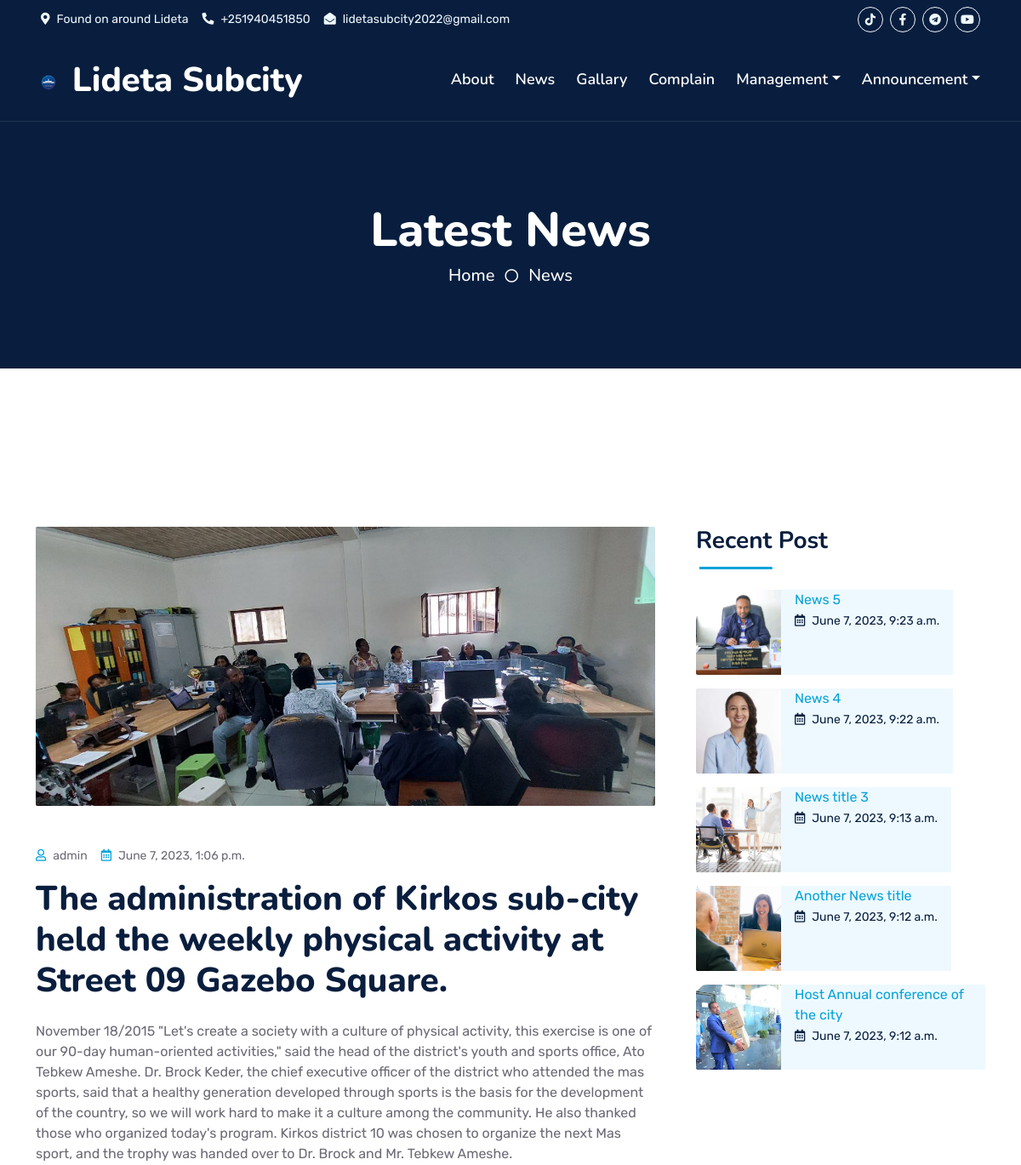
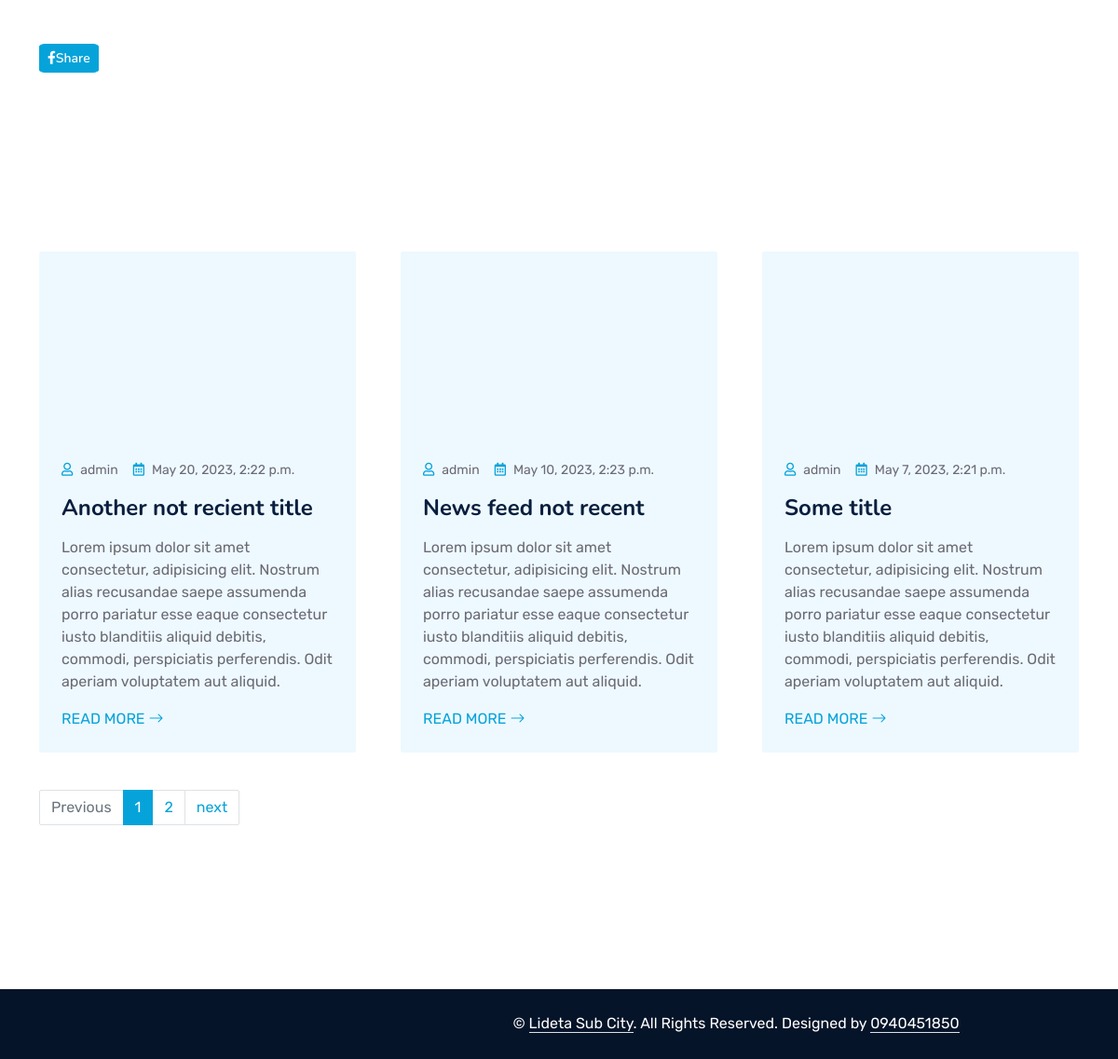
Page /news/ on the committed database (2 pictures, top to bottom).
### home/models.py (models this page shows, shortened)
class HeadlineNewsModel(models.Model):
    user = models.ForeignKey(User, on_delete=models.CASCADE)
    headline_news_title = models.CharField(blank=True,max_length=255)
    headline_news_body = models.TextField()
    headline_news_image = models.ImageField(blank=True,upload_to='media/headline_news')
    date_created = models.DateTimeField(auto_now_add=True)
    class Meta:
        ordering = ('-date_created',)

class NewsModel(models.Model):
    user = models.ForeignKey(User, on_delete=models.CASCADE)
    news_title = models.CharField(blank=True,  max_length=255)
    news_body = models.TextField(blank=True,)
    news_image = models.ImageField(blank=True,upload_to='media/news_image/')
    date_created = models.DateTimeField(default=timezone.now)
    @property
    def is_recent(self):
        threshold = timezone.now() - timedelta(days=7)
        return self.date_created >= threshold
    class Meta:
        ordering = ('-date_created',)

### home/views.py (the view)
# urls.py: path('news/', views.news, name='news'),
def news(request):
    news = NewsModel.objects.all()
    headline_news = HeadlineNewsModel.objects.all()
    selected_news = headline_news[:1]
    not_recent_news = [n for n in news if not n.is_recent]
    paginator = Paginator(not_recent_news, 2)  # Display 10 posts per page
    page_number = request.GET.get('page')
    try:
        posts = paginator.page(page_number)
    except PageNotAnInteger:
        posts = paginator.page(1)  # If page is not an integer, show the first page
    except EmptyPage:
        posts = paginator.page(paginator.num_pages)  # If page is out of range, show the last page
    context = {
        'news' : news,
        'headline_news':selected_news,
        'posts':posts,
    }
    return render(request, 'pages/news.html', context)

### templates/pages/news.html
{% extends 'base.html' %}
 {% load static %}
{% block content %}
    <div class="container-fluid position-relative p-0">
        <div class="container-fluid bg-primary py-5 bg-header bg-dark" style="margin-bottom: 90px;">
            <div class="row py-5">
                <div class="col-12 pt-lg-5 mt-lg-5 text-center">
                    <h1 class="display-4 text-white animated zoomIn">Latest News</h1>
                    <a href="/" class="h5 text-white">Home</a>
                    <i class="far fa-circle text-white px-2"></i>
                    <a href="" class="h5 text-white">News</a>
                </div>
            </div>
        </div>
    </div>
    <div class="container-fluid py-5 wow fadeInUp" data-wow-delay="0.1s">
        <div class="container py-5">
            <div class="row g-5">
                <div class="col-lg-8">
                    {% for news in headline_news %}
                    <div class="mb-5">
                        <img class="img-fluid w-100 rounded mb-5" src="{{news.headline_news_image.url}}" alt="News image">
                        <div class="d-flex mb-3">
                            <small class="me-3"><i class="far fa-user text-primary me-2"></i>{{news.user}}</small>
                            <small><i class="far fa-calendar-alt text-primary me-2"></i>{{news.date_created}}</small>
                        </div>
                        <h1 class="mb-4">{{news.headline_news_title}}</h1>
                        <p>{{news.headline_news_body}}</p>
                    </div>
                    <div class="">
                        <a class="btn btn-primary btn-sm me-2 " style="border-radius: 10%;" href="#"><i
                                class="fab fa-facebook-f fw-normal"></i>Share</a>
                    </div>
                    {% endfor %}
                </div>
                <div class="col-lg-4">
                    <div class="mb-5 wow slideInUp" data-wow-delay="0.1s">
                        <div class="section-title section-title-sm position-relative pb-3 mb-4">
                            <h3 class="mb-0">Recent Post</h3>
                        </div>
                        {% for post in news %}
                            {% if post.is_recent %}
                        <div class="d-flex rounded overflow-hidden mb-3">
                            <img class="img-fluid" src="{{post.news_image.url}}"
                                style="width: 100px; height: 100px; object-fit: cover;" alt="">
                            <a href="" class="  align-items-center bg-light px-3 mb-0"> {{post.news_title}} <br>
                                <small class="text-dark"><i class="far fa-calendar-alt me-2"></i>{{post.date_created}}</small>
                            </a>
                        </div>
                            {% endif %}
                        {% endfor %}
                    </div>
                </div>
            </div>
        </div>
    </div>
    <div class="container-fluid py-5 wow fadeInUp" data-wow-delay="0.1s">
        <div class="container py-5">
            <div class="row g-5">
                {% for n in news %}
                {% if not n.is_recent %}
                <div class="col-lg-4 wow slideInUp" data-wow-delay="0.3s">
                    <div class="blog-item bg-light rounded overflow-hidden">
                        <div class="blog-img position-relative overflow-hidden"  style="height: 200px; width: fit-content;">
                            <img class="img-fluid" src="{{n.news_image.url}}" alt="">
                        </div>
                        <div class="p-4">
                            <div class="d-flex mb-3">
                                <small class="me-3"><i class="far fa-user text-primary me-2"></i>{{n.user}}</small>
                                <small><i class="far fa-calendar-alt text-primary me-2"></i>{{n.date_created}}</small>
                            </div>
                            <h4 class="mb-3">{{n.news_title}}</h4>
                            <p>{{n.news_body}}</p>
                            <a class="text-uppercase" href="{% url 'news' %}">Read More <i class="bi bi-arrow-right"></i></a>
                        </div>
                    </div>
                </div>
                {% endif %}
                {% endfor %}
            </div>
            <div class="col-12 wow slideInUp py-md-3" data-wow-delay="0.1s">
                <nav class="mt-4" aria-label="Page navigation sample">
                    {% if posts.has_other_pages %}
                      <ul class="pagination">
                         {% if posts.has_previous %}
                        <li class="page-item"><a class="page-link" href="?page={{posts.previous_page_number}}">Previous</a></li>
                        {% else %}
                        <li class="page-item disabled"><a class="page-link" href="#">Previous</a></li>
                         {% endif %}
                         {% for i in posts.paginator.page_range %}
                            {% if posts.number == i %}
                             <li class="page-item active"><a class="page-link" href="#">{{i}}</a></li>
                             {% else %}
                             <li class="page-item"><a class="page-link" href="?page={{i}}">{{i}}</a></li>
                            {% endif %}
                        {% endfor %}
                        {% if posts.has_next %}
                        <li class="page-item"><a class="page-link" href="?page={{posts.next_page_number}}">next</a></li>
                        {% else %}
                        <li class="page-item disabled"><a class="page-link" href="#">Next</a></li>
                        {% endif %}
                      </ul>
                      {% endif %}
                    </nav>
            </div>
        </div>
    </div>
{% endblock %}

### static/css/style.css (style rules this page uses)
:root { --primary: #06A3DA; --secondary: #34AD54; --light: #EEF9FF; --dark: #091E3E; }
h1, h2, .fw-bold { font-weight: 800 !important; }
h3, h4, .fw-semi-bold { font-weight: 700 !important; }
.btn { font-family: 'Nunito', sans-serif; font-weight: 600; transition: .5s; }
.btn-primary, .btn-secondary { color: #FFFFFF; box-shadow: inset 0 0 0 50px transparent; }
.section-title::before { position: absolute; content: ""; width: 150px; height: 5px; left: 0; bottom: 0; background: var(--primary); border-radius: 2px; }
.section-title.section-title-sm::before { width: 90px; height: 3px; }
.section-title::after { position: absolute; content: ""; width: 6px; height: 5px; bottom: 0px; background: #FFFFFF; -webkit-animation: section-title-run 5s infinite linear; animation: section-title-run 5s infinite linear; }
.section-title.section-title-sm::after { width: 4px; height: 3px; }
.section-title.section-title-sm::after { -webkit-animation: section-title-run-sm 5s infinite linear; animation: section-title-run-sm 5s infinite linear; }
.team-item .team-img img, .blog-item .blog-img img { transition: .5s; }
.bg-header { background: darkblue; background-size: cover; }

### rows in the picture
HeadlineNewsModel: headline_news_image (picture), user "admin", date_created "June 7, 2023, 1:06 p.m.", headline_news_title "The administration of Kirkos sub-city held the weekly physical activity at Street 09 Gazebo Square.", headline_news_body "November 18/2015 \"Let's create a society with a culture of physical activity, this exercise is one of our 90-day human-oriented activities,\" said the head of the district's youth and sports office, Ato Tebkew Ameshe. Dr. Brock Keder, the chief executive officer of the district who attended the mas sports, said that a healthy generation developed through sports is the basis for the development of the country, so we will work hard to make it a culture among the community. He also thanked those who organized today's program. Kirkos district 10 was chosen to organize the next Mas sport, and the trophy was handed over to Dr. Brock and Mr. Tebkew Ameshe."
NewsModel: news_image (picture), news_title "News 5", date_created "June 7, 2023, 9:23 a.m."
NewsModel: news_image (picture), news_title "News 4", date_created "June 7, 2023, 9:22 a.m."
NewsModel: news_image (picture), news_title "News title 3", date_created "June 7, 2023, 9:13 a.m."
NewsModel: news_image (picture), news_title "Another News title", date_created "June 7, 2023, 9:12 a.m."
NewsModel: news_image (picture), news_title "Host Annual conference of the city", date_created "June 7, 2023, 9:12 a.m."
NewsModel: news_image (picture), user "admin", date_created "May 20, 2023, 2:22 p.m.", news_title "Another not recient title", news_body "Lorem ipsum dolor sit amet consectetur, adipisicing elit. Nostrum alias recusandae saepe assumenda porro pariatur esse eaque consectetur iusto blanditiis aliquid debitis, commodi, perspiciatis perferendis. Odit aperiam voluptatem aut aliquid."
NewsModel: news_image (picture), user "admin", date_created "May 10, 2023, 2:23 p.m.", news_title "News feed not recent", news_body "Lorem ipsum dolor sit amet consectetur, adipisicing elit. Nostrum alias recusandae saepe assumenda porro pariatur esse eaque consectetur iusto blanditiis aliquid debitis, commodi, perspiciatis perferendis. Odit aperiam voluptatem aut aliquid."
NewsModel: news_image (picture), user "admin", date_created "May 7, 2023, 2:21 p.m.", news_title "Some title", news_body "Lorem ipsum dolor sit amet consectetur, adipisicing elit. Nostrum alias recusandae saepe assumenda porro pariatur esse eaque consectetur iusto blanditiis aliquid debitis, commodi, perspiciatis perferendis. Odit aperiam voluptatem aut aliquid."

### other values in the picture
{{ i }} "1"
{{ i }} "2"
